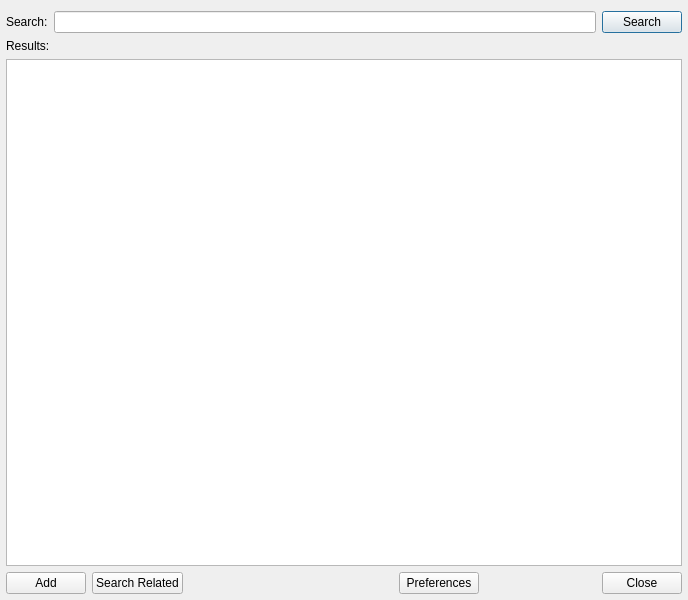
<?xml version="1.0" encoding="UTF-8"?>
<ui version="4.0">
 <class>YoutubeWindow</class>
 <widget class="QDialog" name="YoutubeWindow">
  <property name="windowModality">
   <enum>Qt::ApplicationModal</enum>
  </property>
  <property name="geometry">
   <rect>
    <x>0</x>
    <y>0</y>
    <width>688</width>
    <height>600</height>
   </rect>
  </property>
  <property name="windowTitle">
   <string>YouTube Search</string>
  </property>
  <property name="windowIcon">
   <iconset theme="applications-internet">
    <normaloff>.</normaloff>.</iconset>
  </property>
  <layout class="QVBoxLayout" name="verticalLayout">
   <property name="leftMargin">
    <number>6</number>
   </property>
   <property name="rightMargin">
    <number>6</number>
   </property>
   <property name="bottomMargin">
    <number>6</number>
   </property>
   <item>
    <layout class="QHBoxLayout" name="horizontalLayout">
     <item>
      <widget class="QLabel" name="labelSearch">
       <property name="text">
        <string>Search:</string>
       </property>
      </widget>
     </item>
     <item>
      <widget class="QLineEdit" name="textSearch"/>
     </item>
     <item>
      <widget class="QPushButton" name="buttonSearch">
       <property name="text">
        <string>Search</string>
       </property>
      </widget>
     </item>
    </layout>
   </item>
   <item>
    <widget class="QLabel" name="labelResults">
     <property name="text">
      <string>Results:</string>
     </property>
    </widget>
   </item>
   <item>
    <widget class="QListWidget" name="listResults">
     <property name="lineWidth">
      <number>0</number>
     </property>
    </widget>
   </item>
   <item>
    <layout class="QHBoxLayout" name="horizontalLayout_2">
     <item>
      <widget class="QPushButton" name="buttonAdd">
       <property name="text">
        <string>Add</string>
       </property>
      </widget>
     </item>
     <item>
      <widget class="QPushButton" name="buttonSearchRelated">
       <property name="text">
        <string>Search Related</string>
       </property>
      </widget>
     </item>
     <item>
      <widget class="QLabel" name="labelState">
       <property name="text">
        <string>&lt;state&gt;</string>
       </property>
       <property name="indent">
        <number>-13</number>
       </property>
      </widget>
     </item>
     <item>
      <spacer name="horizontalSpacer">
       <property name="orientation">
        <enum>Qt::Horizontal</enum>
       </property>
       <property name="sizeHint" stdset="0">
        <size>
         <width>40</width>
         <height>20</height>
        </size>
       </property>
      </spacer>
     </item>
     <item>
      <widget class="QPushButton" name="buttonPreferences">
       <property name="text">
        <string>Preferences</string>
       </property>
      </widget>
     </item>
     <item>
      <widget class="QDialogButtonBox" name="buttonClose">
       <property name="orientation">
        <enum>Qt::Horizontal</enum>
       </property>
       <property name="standardButtons">
        <set>QDialogButtonBox::Close</set>
       </property>
       <property name="centerButtons">
        <bool>false</bool>
       </property>
      </widget>
     </item>
    </layout>
   </item>
  </layout>
 </widget>
 <tabstops>
  <tabstop>textSearch</tabstop>
  <tabstop>buttonSearch</tabstop>
  <tabstop>listResults</tabstop>
 </tabstops>
 <resources/>
 <connections>
  <connection>
   <sender>listResults</sender>
   <signal>itemDoubleClicked(QListWidgetItem*)</signal>
   <receiver>buttonAdd</receiver>
   <slot>animateClick()</slot>
   <hints>
    <hint type="sourcelabel">
     <x>74</x>
     <y>344</y>
    </hint>
    <hint type="destinationlabel">
     <x>51</x>
     <y>586</y>
    </hint>
   </hints>
  </connection>
  <connection>
   <sender>textSearch</sender>
   <signal>returnPressed()</signal>
   <receiver>buttonSearch</receiver>
   <slot>animateClick()</slot>
   <hints>
    <hint type="sourcelabel">
     <x>450</x>
     <y>20</y>
    </hint>
    <hint type="destinationlabel">
     <x>672</x>
     <y>21</y>
    </hint>
   </hints>
  </connection>
  <connection>
   <sender>buttonClose</sender>
   <signal>rejected()</signal>
   <receiver>YoutubeWindow</receiver>
   <slot>close()</slot>
   <hints>
    <hint type="sourcelabel">
     <x>469</x>
     <y>579</y>
    </hint>
    <hint type="destinationlabel">
     <x>343</x>
     <y>299</y>
    </hint>
   </hints>
  </connection>
 </connections>
</ui>
